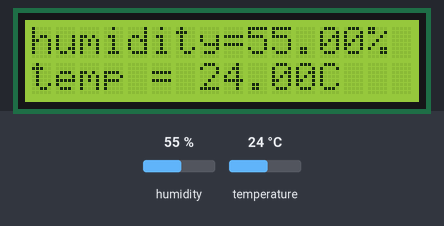
Simulated run of this sketch. Board: Arduino Uno, built with avr-gcc and run on an emulated ATmega328P. Parts: 16×2 character LCD. The test bench sets the inputs (shaded band); at power-on: humidity 55 %, temperature 24 °C. What the sketch prints to the serial monitor is not drawn.

Above: at 2.7 s.
2.8 s: humidity set to 22 %
At 5.0 s:
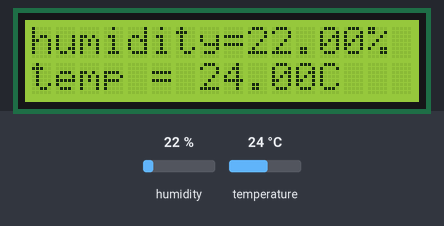
6.6 s: temperature set to 12 °C
At 8.4 s:
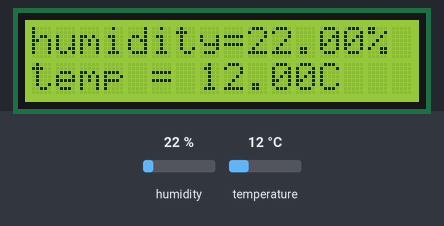
10.4 s: humidity set to 40 %
At 11.7 s:
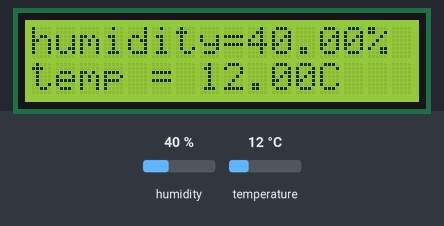
14.2 s: temperature set to 19 °C
At 17.2 s:
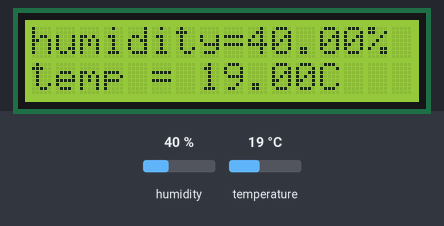
Timing chart, 0 to 18.7 s (numbered marks = the images above; inputs shaded):
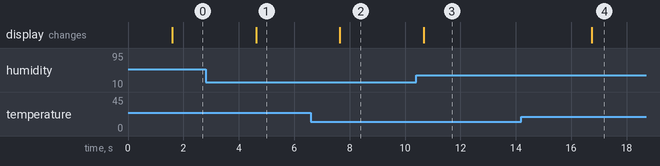

Measured:
- after the input at 2.8 s, the display: changes after 1.8 s (image 1)
- after the input at 6.6 s, the display: changes after 1.1 s (image 2)
- after the input at 10.4 s, the display: changes after 0.28 s (image 3)
- after the input at 14.2 s, the display: changes after 2.5 s (image 4)

The sketch:

humidity_and_temperature_sensor.ino
```cpp
#include <LiquidCrystal.h>
const int rs = 12, en = 11, d4 = 9, d5 = 8, d6 = 7, d7 = 6; LiquidCrystal lcd(rs, en, d4, d5, d6, d7);

#include "DHT.h"// include the the dht sensor library

#define DHT_pin A4// give a name to the sensor pin and A0

dht DHT;//initialize the sensor

void setup(){

lcd.begin(16, 2);//initialize the senso

Serial.begin(9600);// start the Serial communication

delay(500);//Delay to let system boot

Serial.println("DHT11 Humidity & temperature Sensor\n\n");

delay(1000);//Wait before accessing Sensor

}


void loop(){

DHT.read11(DHT_pin);//Read the Sensor pin

Serial.print("humidity = ");//print the humidity in the Serial Monitor

Serial.print(DHT.humidity);

Serial.print("% ");

Serial.print("temperature = ");

Serial.print(DHT.temperature); //to print temperature on the Serial monitor

Serial.println("C ");

lcd.setCursor(0,0);

lcd.print("humidity=");//to print humidity on the lcd

lcd.print(DHT.humidity);

lcd.print("% ");

lcd.setCursor(0,2);

lcd.print("temp = ");//to print temperature on the lcd

lcd.print(DHT.temperature);

lcd.println("C ");

delay(3000);//Wait 3 seconds before accessing sensor again.

}
```
